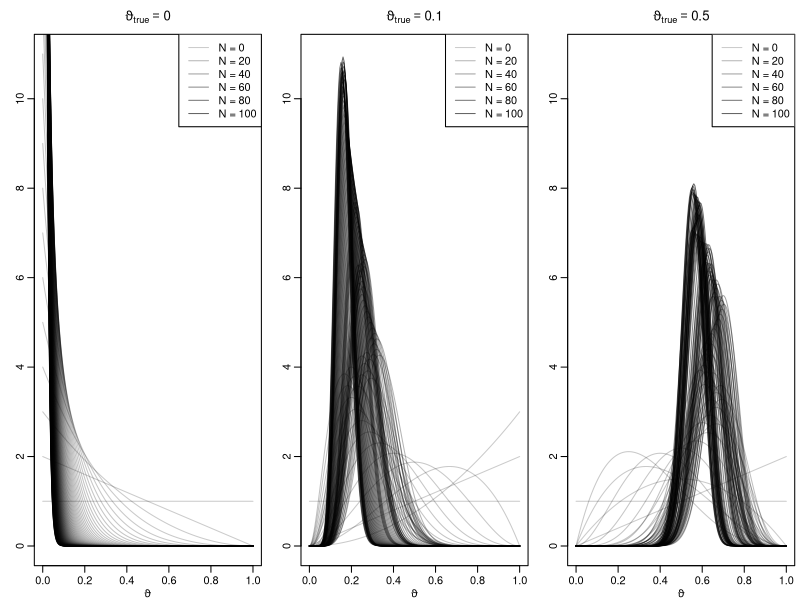

Generate this figure with R: (Note: this script raises an error after producing the figure.)
## ---- chunk 1
knitr::opts_chunk$set(
  collapse = TRUE,
  comment = "#>",
  fig.width = 8,
  fig.height = 6
)
knitr::opts_knit$set(global.par = TRUE)
pdfplots <- FALSE # default: FALSE; set this to TRUE only if you like pdf figures
## ---- chunk 2
par(mgp = c(1.6, .6, 0), mar = c(2.6, 2.6, 2.6, .4), lwd = 1)
## ---- chunk 3
if (pdfplots) {
  pdf("5-5_1.pdf", width = 8, height = 5)
  par(mar = c(2.2, 1.6, 1.6, .2), mgp = c(1.2, .5, 0))
}
par(mfrow = c(1, 3))
set.seed(42)

a0 <- 1
b0 <- 1
N <- 100 
thetatrue <- c(0, .1, .5)
theta <- seq(0, 1, length.out = 201)

for (i in seq_along(thetatrue)) {
  plot(theta, dbeta(theta, a0, b0), type = 'l', ylim = c(0, 11),
       col = rgb(0, 0, 0, .2), xlab = expression(vartheta), ylab = '',
       main = bquote(vartheta[true] == .(thetatrue[i])))
  
  succ <- fail <- 0L
  for (j in seq_len(N)) {
    if (rbinom(1, 1, thetatrue[i])) succ <- succ + 1L else fail <- fail + 1L
    lines(theta, dbeta(theta, a0 + succ, b0 + fail), col = rgb(0, 0, 0, .2 + .4*j/N))
  }
  
  legend('topright', paste("N =", c(0, 20, 40, 60, 80, 100)), lty = 1,
         col = rgb(0, 0, 0, .2 + .4*c(0, 20, 40, 60, 80, 100)/N))
}
## ---- chunk 4
dinvgamma <- function(x, a, b, log = FALSE) {
  logdens <- dgamma(1/x, a, b, log = TRUE) - 2 * log(x)
  if (log) logdens else exp(logdens)
}

posterior <- function(mu, sigma2, ybar, s2, N) {
  dnorm(mu, ybar, sqrt(sigma2 / N)) *
    dinvgamma(sigma2, (N - 1) / 2, N * s2 / 2)
}
## ---- chunk 5
alpha <- c(.01, .05, .1)
ndraws <- 100000
data(exrates, package = "stochvol")
y <- 100 * diff(log(exrates$USD / exrates$CHF))
N <- length(y)
ybar <- mean(y)
s2 <- var(y) * (N - 1) / N
sigma2draws <- 1 / rgamma(ndraws, (N - 1) / 2, N * s2 / 2)
mudraws <- rnorm(ndraws, mean(y), sqrt(sigma2draws / N))
draws <- data.frame(mu = mudraws, sigma2draws = sigma2draws)
## ---- chunk 6
dens <- posterior(draws$mu, draws$sigma2, ybar, s2, N)
HPDdraws <- vector("list", length(alpha))
for (i in seq_along(alpha)) {
 HPDdraws[[i]] <- draws[rank(dens) > floor(ndraws * alpha[i]),]
}
## ---- chunk 7
if (pdfplots) {
  pdf("5-3_1.pdf", width = 8, height = 5)
  par(mar = c(2.2, 2.2, 1.6, .2), mgp = c(1.2, .5, 0))
}
par(mfrow = c(1, 1))
toplot <- sample.int(nrow(draws), 1000)
plot(draws[toplot,], pch = 16, col = rgb(0, 0, 0, .3), cex = 2,
     xlab = expression(mu), ylab = expression(sigma^2))
for (i in seq_along(alpha)) {
 hullind <- chull(HPDdraws[[i]])
 polygon(HPDdraws[[i]][hullind,], col = rgb(1, 0, 0, .2))
}
## ---- chunk 8
if (pdfplots) {
  pdf("5-5_2.pdf", width = 8, height = 5)
  par(mgp = c(1, .5, 0), mar = c(2.2, 1.5, 2, .2), lwd = 2)
}
par(mfrow = c(3, 2))
set.seed(2)
thetatrue <- c(0.02, 0.25)
N <- c(25, 100, 400)
settings <- expand.grid(N = N, thetatrue = thetatrue)
rbinom(6, settings$N, settings$thetatrue)
theta <- seq(0, 1, .0005)

for (n in N) {
  for (p in thetatrue) {
    aN <- n*p + 1
    bN <- n - n*p + 1
    plot(theta, dbeta(theta, aN, bN), type = "l", xlab = expression(vartheta),
         ylab = "", main = bquote(vartheta[true] == .(p) ~ "and" ~ N == .(n)),
         xlim = c(0, 1.1*sqrt(p)), ylim = c(0, 9.5/sqrt(p + 0.008)))
    
    aN <- n*p + 2
    bN <- n - n*p + 4
    lines(theta, dbeta(theta, aN, bN), lty = 2, col = 2)
    
    legend("topright", c("Beta(1,1)", "Beta(2,4)"), lty = c(1, 2),
           col = 1:2)
  }
}
## ---- chunk 9
if (pdfplots) {
  pdf("5-5_3.pdf", width = 12, height = 5)
  par(mgp = c(1.4, .5, 0), mar = c(2.3, 1.5, 2, .2), lwd = 2)
}
par(mfrow = c(1, 2))
n <- 1000000

for (p in thetatrue) {
  aN <- n*p + 1
  bN <- n - n*p + 1
  asySD <- sqrt(p * (1 - p) / n)
  theta <- seq(p - 25*asySD, p + 25*asySD, length.out = 333)
  plot(theta, dbeta(theta, aN, bN), type = "l", xlab = expression(vartheta),
       ylab = "", main = bquote(vartheta[true] == .(p)))
    
  aN <- n*p + 2
  bN <- n - n*p + 4
  lines(theta, dbeta(theta, aN, bN), lty = 2, col = 2)
    
  legend("topright", c("Beta(1,1)", "Beta(2,4)"), lty = c(1, 2),
         col = 1:2)
}
## ---- chunk 10
if (pdfplots) {
  pdf("5-5_4.pdf", width = 8, height = 5)
  par(mgp = c(1.35, .5, 0), mar = c(2.2, 1.5, 2, .2), lwd = 2)
}
par(mfrow = c(3, 2))
for (n in N) {
  for (p in thetatrue) {
    aN <- n*p + 1
    bN <- n - n*p + 1
    asySD <- sqrt(p * (1 - p) / n)
    theta <- seq(max(0.001, p - 2*asySD), p + 2*asySD, length.out = 222)
    plot(theta, dbeta(theta, aN, bN), type = "l", xlab = expression(vartheta),
         ylab = "", main = bquote(vartheta[true] == .(p) ~ "and" ~ N == .(n)),
         log = "y")
    
    approx <- function(theta, thetastar, n, log = FALSE) {
      res <- dbeta(thetastar, aN, bN, log = TRUE) -
        0.5 * n * 1 / (thetastar * (1 - thetastar)) * (theta - thetastar)^2
      if (log) res else exp(res)
    }
    
    lines(theta, approx(theta, p, n), col = 2, lty = 2)
    
    legend("bottom", c("Posterior", "Approximation"),
           lty = c(1, 2), col = 1:2)
  }
}
## ---- chunk 11
a0 <- c(0.5, 2)
set <- expand.grid(N = N, thetatrue = thetatrue, a0 = a0)
set$b0 <- c(rep(0.5, 6), rep(4, 6))
aN <- set$N * set$thetatrue + set$a0
bN <- set$N * (1 - set$thetatrue) + set$b0
posteriormean <- aN / (aN + bN)
posteriormode <- (aN - 1) / (aN + bN - 2)
res <- cbind(mean = posteriormean, mode = posteriormode)
rownames(res) <- set$N
knitr::kable(t(round(res, 4)))
